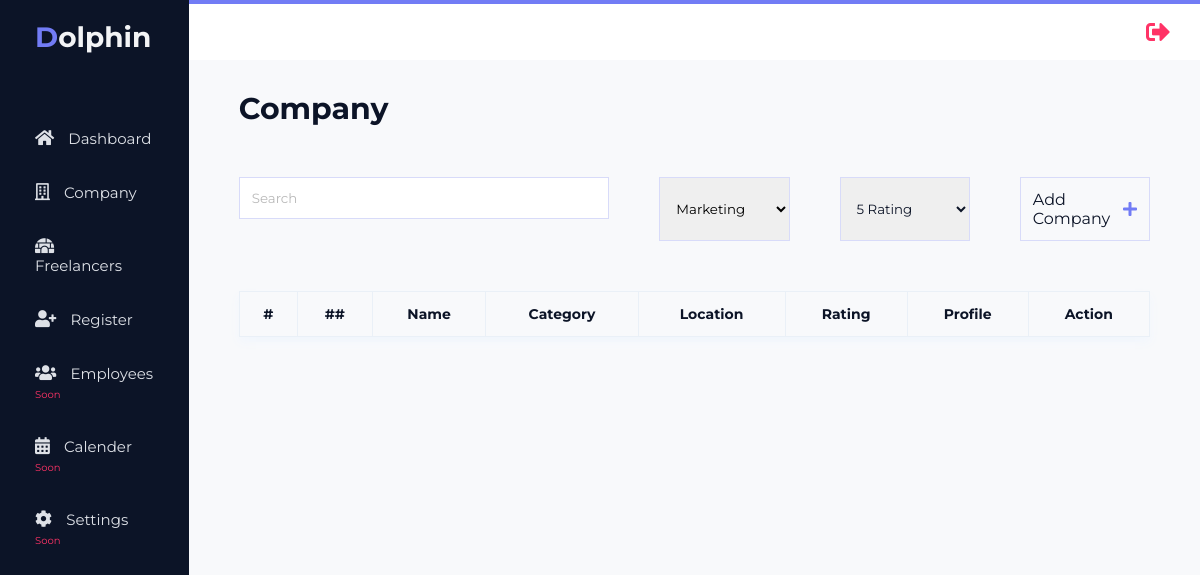
Page /companies (signed in) on the earlier database version.
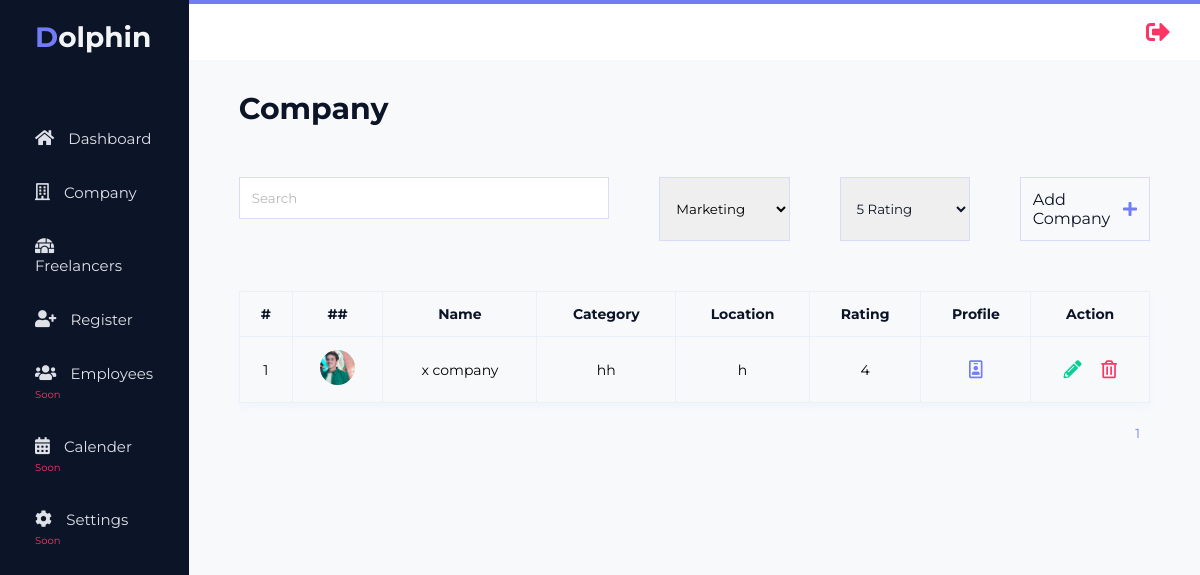
Same page on the later database version.
### app.py (models this page shows, shortened)
class Companies(db.Model):
    __searchable__ = ['title', 'content']
    __tablename__ = 'companies'
    id = db.Column(db.Integer, primary_key = True)
    name = db.Column(db.String(255))
    category = db.Column(db.String(255))
    location = db.Column(db.String(255))
    phone = db.Column(db.String(255))
    email = db.Column(db.String(255))
    description = db.Column(db.String(255))
    rating = db.Column(db.String(255))

### app.py (the view)
@app.route('/companies', methods=['GET', 'POST'])
@login_required
def company():
    page = request.args.get('page', 1, type=int)
    companyDetails = Companies.query.order_by(Companies.id.desc()).paginate(page=page, per_page=5)
    if request.method == 'POST' :
        name= request.form['name']
        companyDetails = Companies.query.filter(Companies.name.like(name)).all()
    return render_template("company.html", companyDetails = companyDetails)

### app.py (called while the page is built)
@login_manager.user_loader
def load_user(user_id):
    return User.query.get(int(user_id))

### templates/company.html (shortened to what this page needs)
{% extends "layout.html" %}
    {% block head %}
    <link rel="stylesheet" href="../static/css/company.css">
    {% endblock %}
    {% block content %}
        <main>
            <div class="main-container">
                <div class="title">
                    <h1>Company</h1>
                </div>
                <div class="main-filters">
                    <form action="/companies" method="POST" class="search">
                        <input name="name" type="text" placeholder="Search" name="search" class="box">
                    </form>
                    <select name="category" id="provider" class="provider box">
                        <option value="Marketing">Marketing</option>
                    </select>
                    <select name="rating" id="rating" class="rating box">
                        <option value="5">5 Rating</option>
                    </select>
                    <a href="/addCompany" class="add box">
                        Add Company
                        <i class="fas fa-plus"></i>
                    </a>
                </div>
                <table class="table">
                    <thead>
                        <th>#</th>
                        <th>##</th>
                        <th>Name</th>
                        <th>Category</th>
                        <th>Location</th>
                        <th>Rating</th>
                        <th>Profile</th>
                        <th>Action</th>
                    </thead>
                    <tbody>
                        {% for company in companyDetails.items %}
                        <tr>
                            <td data-label="#">{{company.id}}</td>
                            <td data-label="##" class="img-circle">
                                <img src="../static/images/account-img.jpg" alt="image">
                            </td>
                            <td data-label="Name">{{company.name}}</td>
                            <td data-label="Category">{{company.category}}</td>
                            <td data-label="Location">{{company.location}}</td>
                            <td data-label="Rating">{{company.rating}}</td>
                            <td data-label="Profile" class="profile">
                                <a href="/profilesCompany/{{company.name}}">
                                    <i class="far fa-id-badge"></i>
                                </a>
                            </td>
                            <td data-label="Action" class="action">
                                <a href="/editCompany/{{company.id}}">
                                    <i class="fas fa-pencil-alt"></i>
                                </a>
                                <a href="/deleteCompany/{{company.id}}">
                                    <i class="far fa-trash-alt"></i>
                                </a>
                            </td>
                        </tr>
                        {% endfor %}
                    </tbody>
                </table>
                    <div class="pagination">
                    {% for page_num in companyDetails.iter_pages(left_edge=1, right_edge=1, left_current=1, right_current=2) %}
                        {% if page_num %}
                            <a class="page-number" href="{{ url_for('company',page=page_num) }}" >{{ page_num }}</a>
                        {% else%}
                            ...
                        {% endif %}
                    {% endfor %}
                    </div>
            </div>
        </main>
    </div>
{% endblock %}

Differences in the rows shown:
added Companies: id "1", name "x company", category "hh", location "h", rating "4"
Other differences:
new list line: "1"
